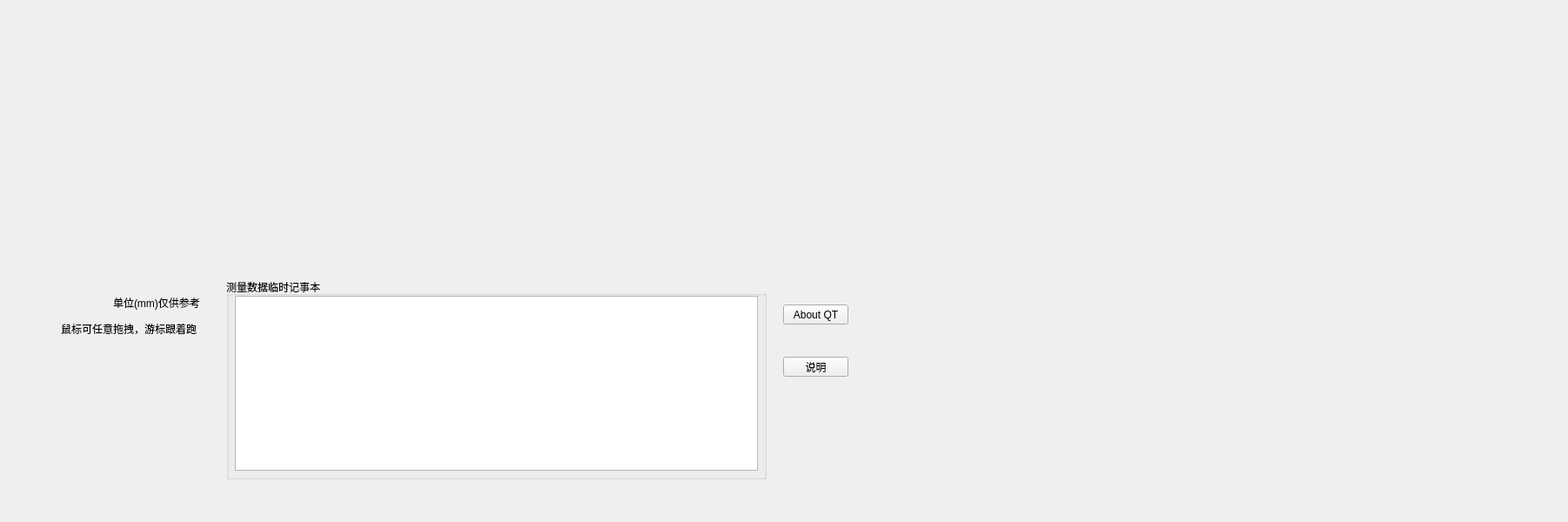
<?xml version="1.0" encoding="UTF-8"?>
<ui version="4.0">
 <class>Widget</class>
 <widget class="QWidget" name="Widget">
  <property name="geometry">
   <rect>
    <x>0</x>
    <y>0</y>
    <width>1802</width>
    <height>600</height>
   </rect>
  </property>
  <property name="windowTitle">
   <string>Widget</string>
  </property>
  <widget class="QLabel" name="label">
   <property name="geometry">
    <rect>
     <x>130</x>
     <y>340</y>
     <width>121</width>
     <height>16</height>
    </rect>
   </property>
   <property name="text">
    <string>单位(mm)仅供参考</string>
   </property>
  </widget>
  <widget class="QGroupBox" name="groupBox">
   <property name="geometry">
    <rect>
     <x>260</x>
     <y>320</y>
     <width>621</width>
     <height>231</height>
    </rect>
   </property>
   <property name="title">
    <string>测量数据临时记事本</string>
   </property>
   <widget class="QTextEdit" name="textEdit">
    <property name="geometry">
     <rect>
      <x>10</x>
      <y>20</y>
      <width>601</width>
      <height>201</height>
     </rect>
    </property>
    <property name="font">
     <font>
      <family>Consolas</family>
      <pointsize>18</pointsize>
     </font>
    </property>
   </widget>
  </widget>
  <widget class="QLabel" name="label_2">
   <property name="geometry">
    <rect>
     <x>70</x>
     <y>370</y>
     <width>161</width>
     <height>16</height>
    </rect>
   </property>
   <property name="text">
    <string>鼠标可任意拖拽，游标跟着跑</string>
   </property>
  </widget>
  <widget class="QPushButton" name="pushButton">
   <property name="geometry">
    <rect>
     <x>900</x>
     <y>350</y>
     <width>75</width>
     <height>23</height>
    </rect>
   </property>
   <property name="text">
    <string>About QT</string>
   </property>
  </widget>
  <widget class="QPushButton" name="pushButton_2">
   <property name="geometry">
    <rect>
     <x>900</x>
     <y>410</y>
     <width>75</width>
     <height>23</height>
    </rect>
   </property>
   <property name="text">
    <string>说明</string>
   </property>
  </widget>
 </widget>
 <resources/>
 <connections/>
</ui>
